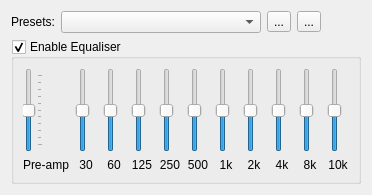
<?xml version="1.0" encoding="UTF-8"?>
<ui version="4.0">
 <class>Dialog</class>
 <widget class="QDialog" name="Dialog">
  <property name="windowModality">
   <enum>Qt::NonModal</enum>
  </property>
  <property name="geometry">
   <rect>
    <x>0</x>
    <y>0</y>
    <width>375</width>
    <height>188</height>
   </rect>
  </property>
  <property name="windowTitle">
   <string>Equaliser</string>
  </property>
  <layout class="QGridLayout" name="gridLayout_2">
   <property name="sizeConstraint">
    <enum>QLayout::SetFixedSize</enum>
   </property>
   <item row="0" column="0">
    <layout class="QHBoxLayout" name="horizontalLayout_2">
     <item>
      <widget class="QLabel" name="label">
       <property name="text">
        <string>Presets:</string>
       </property>
      </widget>
     </item>
     <item>
      <widget class="QComboBox" name="presets_combo">
       <property name="minimumSize">
        <size>
         <width>200</width>
         <height>0</height>
        </size>
       </property>
      </widget>
     </item>
     <item>
      <widget class="QToolButton" name="save_preset_bttn">
       <property name="text">
        <string>...</string>
       </property>
      </widget>
     </item>
     <item>
      <widget class="QToolButton" name="manage_presets_bttn">
       <property name="text">
        <string>...</string>
       </property>
      </widget>
     </item>
     <item>
      <spacer name="horizontalSpacer">
       <property name="orientation">
        <enum>Qt::Horizontal</enum>
       </property>
       <property name="sizeHint" stdset="0">
        <size>
         <width>40</width>
         <height>20</height>
        </size>
       </property>
      </spacer>
     </item>
    </layout>
   </item>
   <item row="1" column="0">
    <widget class="QGroupBox" name="equaliser_qroupbox">
     <property name="title">
      <string>Enable Equaliser</string>
     </property>
     <property name="checkable">
      <bool>true</bool>
     </property>
     <layout class="QGridLayout" name="gridLayout">
      <item row="0" column="0">
       <layout class="QVBoxLayout" name="verticalLayout">
        <item>
         <widget class="QSlider" name="preamp">
          <property name="minimum">
           <number>-5</number>
          </property>
          <property name="maximum">
           <number>5</number>
          </property>
          <property name="orientation">
           <enum>Qt::Vertical</enum>
          </property>
          <property name="tickPosition">
           <enum>QSlider::TicksBelow</enum>
          </property>
          <property name="tickInterval">
           <number>1</number>
          </property>
         </widget>
        </item>
        <item>
         <widget class="QLabel" name="label_12">
          <property name="minimumSize">
           <size>
            <width>40</width>
            <height>0</height>
           </size>
          </property>
          <property name="text">
           <string>Pre-amp</string>
          </property>
         </widget>
        </item>
       </layout>
      </item>
      <item row="0" column="1">
       <layout class="QVBoxLayout" name="verticalLayout_2">
        <item>
         <widget class="QSlider" name="hz30">
          <property name="minimum">
           <number>-5</number>
          </property>
          <property name="maximum">
           <number>5</number>
          </property>
          <property name="orientation">
           <enum>Qt::Vertical</enum>
          </property>
         </widget>
        </item>
        <item>
         <widget class="QLabel" name="label_2">
          <property name="text">
           <string>30</string>
          </property>
          <property name="alignment">
           <set>Qt::AlignCenter</set>
          </property>
         </widget>
        </item>
       </layout>
      </item>
      <item row="0" column="2">
       <layout class="QVBoxLayout" name="verticalLayout_3">
        <item>
         <widget class="QSlider" name="hz60">
          <property name="minimum">
           <number>-5</number>
          </property>
          <property name="maximum">
           <number>5</number>
          </property>
          <property name="orientation">
           <enum>Qt::Vertical</enum>
          </property>
         </widget>
        </item>
        <item>
         <widget class="QLabel" name="label_3">
          <property name="text">
           <string>60</string>
          </property>
          <property name="alignment">
           <set>Qt::AlignCenter</set>
          </property>
         </widget>
        </item>
       </layout>
      </item>
      <item row="0" column="3">
       <layout class="QVBoxLayout" name="verticalLayout_4">
        <item>
         <widget class="QSlider" name="hz125">
          <property name="minimum">
           <number>-5</number>
          </property>
          <property name="maximum">
           <number>5</number>
          </property>
          <property name="orientation">
           <enum>Qt::Vertical</enum>
          </property>
         </widget>
        </item>
        <item>
         <widget class="QLabel" name="label_4">
          <property name="text">
           <string>125</string>
          </property>
          <property name="alignment">
           <set>Qt::AlignCenter</set>
          </property>
         </widget>
        </item>
       </layout>
      </item>
      <item row="0" column="4">
       <layout class="QVBoxLayout" name="verticalLayout_5">
        <item>
         <widget class="QSlider" name="hz250">
          <property name="minimum">
           <number>-5</number>
          </property>
          <property name="maximum">
           <number>5</number>
          </property>
          <property name="orientation">
           <enum>Qt::Vertical</enum>
          </property>
         </widget>
        </item>
        <item>
         <widget class="QLabel" name="label_5">
          <property name="text">
           <string>250</string>
          </property>
          <property name="alignment">
           <set>Qt::AlignCenter</set>
          </property>
         </widget>
        </item>
       </layout>
      </item>
      <item row="0" column="5">
       <layout class="QVBoxLayout" name="verticalLayout_6">
        <item>
         <widget class="QSlider" name="hz500">
          <property name="minimum">
           <number>-5</number>
          </property>
          <property name="maximum">
           <number>5</number>
          </property>
          <property name="orientation">
           <enum>Qt::Vertical</enum>
          </property>
         </widget>
        </item>
        <item>
         <widget class="QLabel" name="label_6">
          <property name="text">
           <string>500</string>
          </property>
          <property name="alignment">
           <set>Qt::AlignCenter</set>
          </property>
         </widget>
        </item>
       </layout>
      </item>
      <item row="0" column="6">
       <layout class="QVBoxLayout" name="verticalLayout_7">
        <item>
         <widget class="QSlider" name="hz1k">
          <property name="minimum">
           <number>-5</number>
          </property>
          <property name="maximum">
           <number>5</number>
          </property>
          <property name="orientation">
           <enum>Qt::Vertical</enum>
          </property>
         </widget>
        </item>
        <item>
         <widget class="QLabel" name="label_7">
          <property name="text">
           <string>1k</string>
          </property>
          <property name="alignment">
           <set>Qt::AlignCenter</set>
          </property>
         </widget>
        </item>
       </layout>
      </item>
      <item row="0" column="7">
       <layout class="QVBoxLayout" name="verticalLayout_8">
        <item>
         <widget class="QSlider" name="hz2k">
          <property name="minimum">
           <number>-5</number>
          </property>
          <property name="maximum">
           <number>5</number>
          </property>
          <property name="orientation">
           <enum>Qt::Vertical</enum>
          </property>
         </widget>
        </item>
        <item>
         <widget class="QLabel" name="label_8">
          <property name="text">
           <string>2k</string>
          </property>
          <property name="alignment">
           <set>Qt::AlignCenter</set>
          </property>
         </widget>
        </item>
       </layout>
      </item>
      <item row="0" column="8">
       <layout class="QVBoxLayout" name="verticalLayout_9">
        <item>
         <widget class="QSlider" name="hz4k">
          <property name="minimum">
           <number>-5</number>
          </property>
          <property name="maximum">
           <number>5</number>
          </property>
          <property name="orientation">
           <enum>Qt::Vertical</enum>
          </property>
         </widget>
        </item>
        <item>
         <widget class="QLabel" name="label_9">
          <property name="text">
           <string>4k</string>
          </property>
          <property name="alignment">
           <set>Qt::AlignCenter</set>
          </property>
         </widget>
        </item>
       </layout>
      </item>
      <item row="0" column="9">
       <layout class="QVBoxLayout" name="verticalLayout_10">
        <item>
         <widget class="QSlider" name="hz8k">
          <property name="minimum">
           <number>-5</number>
          </property>
          <property name="maximum">
           <number>5</number>
          </property>
          <property name="orientation">
           <enum>Qt::Vertical</enum>
          </property>
         </widget>
        </item>
        <item>
         <widget class="QLabel" name="label_10">
          <property name="text">
           <string>8k</string>
          </property>
          <property name="alignment">
           <set>Qt::AlignCenter</set>
          </property>
         </widget>
        </item>
       </layout>
      </item>
      <item row="0" column="10">
       <layout class="QVBoxLayout" name="verticalLayout_11">
        <item>
         <widget class="QSlider" name="hz10k">
          <property name="minimum">
           <number>-5</number>
          </property>
          <property name="maximum">
           <number>5</number>
          </property>
          <property name="orientation">
           <enum>Qt::Vertical</enum>
          </property>
         </widget>
        </item>
        <item>
         <widget class="QLabel" name="label_11">
          <property name="text">
           <string>10k</string>
          </property>
          <property name="alignment">
           <set>Qt::AlignCenter</set>
          </property>
         </widget>
        </item>
       </layout>
      </item>
     </layout>
    </widget>
   </item>
  </layout>
 </widget>
 <resources/>
 <connections/>
</ui>
